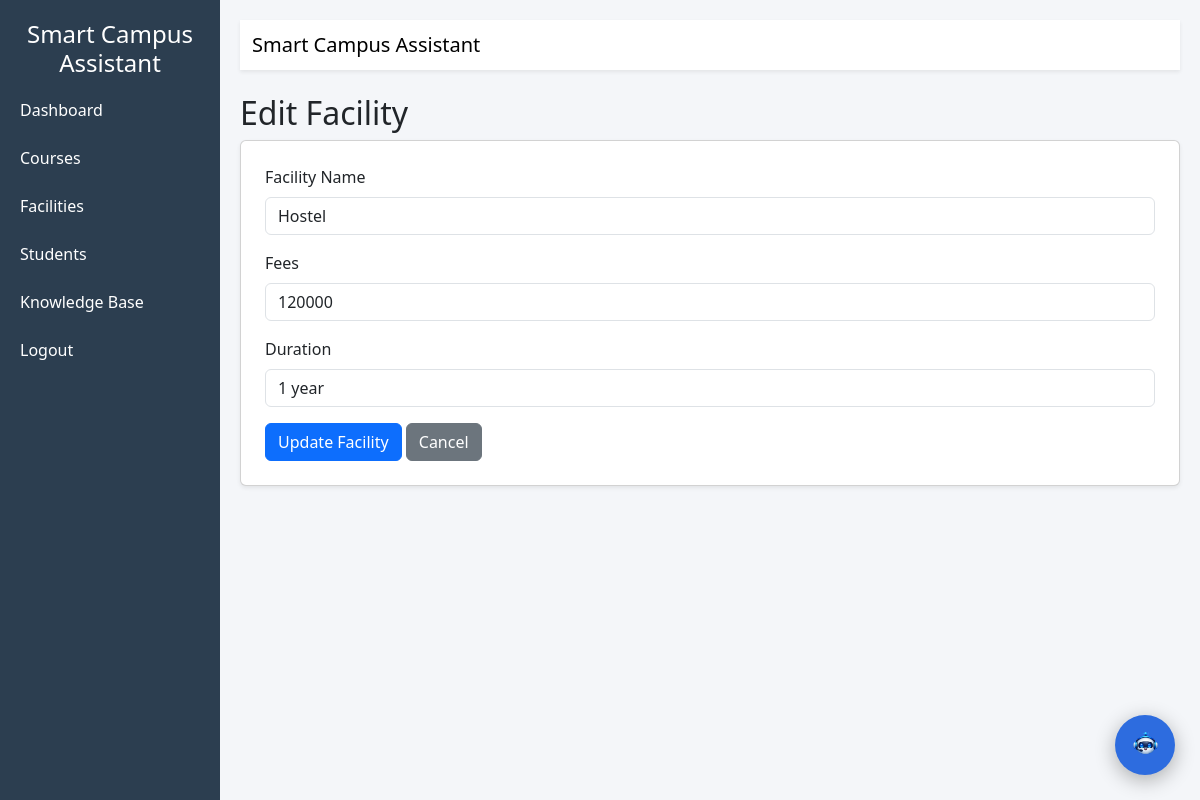
Page /edit_facility/1 (signed in) on the committed database.
### tables this page shows
CREATE TABLE facilities (
id INTEGER PRIMARY KEY AUTOINCREMENT,
name TEXT,
fees TEXT,
duration TEXT
);

### routes/admin_routes.py (the view)
@admin_bp.route("/edit_facility/<int:id>")
def edit_facility(id):
    if not session.get("admin"):
        return redirect("/login")
    conn = get_db()
    facility = conn.execute(
        "SELECT * FROM facilities WHERE id=?",
        (id,)
    ).fetchone()
    return render_template("edit_facility.html", facility=facility)

### models/db.py (called while the page is built)
def get_db():
    if "db" not in g:
        g.db = sqlite3.connect(DATABASE)
        g.db.row_factory = sqlite3.Row
    return g.db

### templates/edit_facility.html
{% extends "layout.html" %}
{% block content %}
<h2>Edit Facility</h2>
<div class="card p-4 shadow-sm">
<form method="POST" action="/update_facility/{{ facility.id }}">
<div class="mb-3">
<label class="form-label">Facility Name</label>
<input type="text" name="name" class="form-control" value="{{ facility.name }}" required>
</div>
<div class="mb-3">
<label class="form-label">Fees</label>
<input type="text" name="fees" class="form-control" value="{{ facility.fees }}">
</div>
<div class="mb-3">
<label class="form-label">Duration</label>
<input type="text" name="duration" class="form-control" value="{{ facility.duration }}">
</div>
<button type="submit" class="btn btn-primary">
Update Facility
</button>
<a href="/dashboard/facilities" class="btn btn-secondary">
Cancel
</a>
</form>
</div>
{% endblock %}

### templates/layout.html (style rules this page uses)
body { background:#f4f6f9; }

### rows in the picture
facilities: name "Hostel", fees "120000", duration "1 year"
